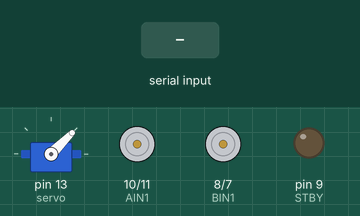
This sketch was run on a simulated Arduino Uno, built with avr-gcc and run on an emulated ATmega328P. On the bench: servo, motor-driver pin pairs drawn as motors (green arrow = first pin HIGH = forward, orange = second pin HIGH = backward, longer = more drive, scaled by the enable pin, stopped while the standby pin is LOW), output pins drawn as LEDs (lit = HIGH). Wiring (inferred from the names in the program): HMC5883L compass at I2C address 0x1E. Inputs (shaded band) come from the test bench.

Above: at 5.3 s.
5.4 s: "1" received over the second serial link
At 7.1 s:
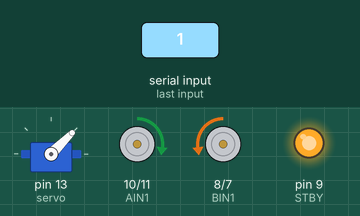
7.6 s: "2" received over the second serial link
At 9.4 s:
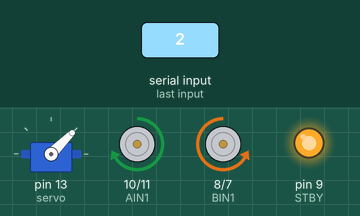
10.5 s: "3" received over the second serial link
At 11.3 s:
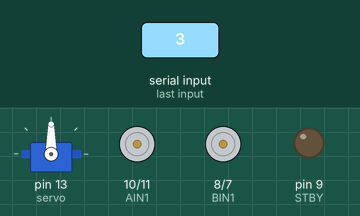
13.7 s: "4" received over the second serial link
At 14.8 s:
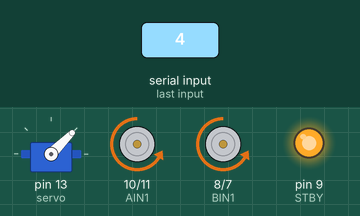
15.9 s: "5" received over the second serial link
At 17.1 s:
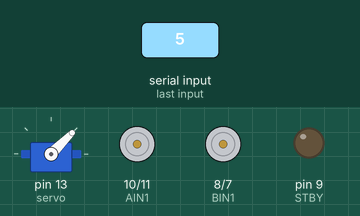
18.2 s: "3" received over the second serial link
At 21.2 s:
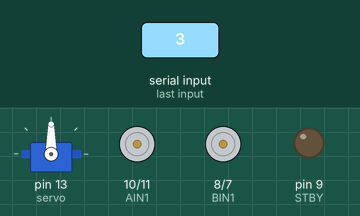
Timing chart, 0 to 23.0 s (numbered marks = the images above; inputs shaded):
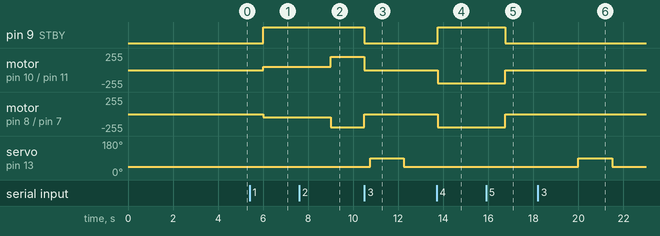

Measured:
- after the input at 5.4 s, pin 9 (STBY): LOW → HIGH after 0.60 s; motor on pin 10 (AIN1) / pin 11 (AIN2): stopped → forward 50/255 after 0.60 s; motor on pin 8 (BIN1) / pin 7 (BIN2): stopped → backward 50/255 after 0.60 s
- after the input at 7.6 s, motor on pin 10 (AIN1) / pin 11 (AIN2): forward 50/255 → forward 200/255 after 1.4 s; motor on pin 8 (BIN1) / pin 7 (BIN2): backward 50/255 → backward 200/255 after 1.4 s
- after the input at 10.5 s, pin 9 (STBY): HIGH → LOW at once; motor on pin 10 (AIN1) / pin 11 (AIN2): forward 200/255 → stopped at once; motor on pin 8 (BIN1) / pin 7 (BIN2): backward 200/255 → stopped at once; servo on pin 13 (servo): 45° → 90° after 0.25 s, → 45° 1.5 s later
- after the input at 13.7 s, pin 9 (STBY): LOW → HIGH after 0.05 s; motor on pin 10 (AIN1) / pin 11 (AIN2), motor on pin 8 (BIN1) / pin 7 (BIN2): stopped → backward 200/255 after 0.05 s
- after the input at 15.9 s, pin 9 (STBY): HIGH → LOW after 0.85 s; motor on pin 10 (AIN1) / pin 11 (AIN2), motor on pin 8 (BIN1) / pin 7 (BIN2): backward 200/255 → stopped after 0.85 s
- after the input at 18.2 s, servo on pin 13 (servo): 45° → 90° after 1.8 s, → 45° 1.5 s later

The sketch:

Drawing.ino
```cpp
//Crida a les llibreries necessàries per a realitzar la tasca
#include <Wire.h> //GY-723
#define addr 0x1E //Adreça IC2 pel HMC5883
#include<SoftwareSerial.h> //HC-05
#include <Servo.h> //Servo

//Definició dels pins a utilitzar
//1. Pins dels motors
#define AIN1 10
#define AIN2 11
#define BIN1 8
#define BIN2 7
#define PWMA 6
#define PWMB 5
#define STBY 9

//Inicialització dels objectes, variables i sensors
//1.GY-723
const float declinationBCN = 0.87; //Declinació terrestre a l'altura de Barcelona
//2.HC-05
SoftwareSerial bluetooth(4, 12);
boolean start = false;
//3.Servo
Servo servo;
int pos = 0; //Posició del servo

//Funció setup que inicialitzarà les peces necessàries
void setup() {
  //1. Motors
  pinMode(STBY, OUTPUT);
  pinMode(PWMA, OUTPUT);
  pinMode(AIN1, OUTPUT);
  pinMode(AIN2, OUTPUT);
  pinMode(PWMB, OUTPUT);
  pinMode(BIN1, OUTPUT);
  pinMode(BIN2, OUTPUT);
  //2. GY-723
  Wire.begin(); //Inicialització del vector de lectura de configuració
  Wire.beginTransmission(addr); //Inici de la lectura del vector
  Wire.write(0x02); //Creació del registre
  Wire.write(0x00); //Mesurament continuat del registre
  Wire.endTransmission(); //Tancament del valor de lectura de configuració
  //3. Bluetooth
  bluetooth.begin(9600);
  //4. Output
  Serial.begin(9600);
  //5. Servo
  servo.attach(13);
}

void loop() {
  //Es coloca el servo en posició de no-escritura
  int servoAngle = 45;
  servo.write(servoAngle);
  delay(1500);
  //Es detecta l'ordre enviada per l'ordinador
  if (bluetooth.available())
  {
    //Es filtra l'ordre amb que es treballarà
    char ordre = char(bluetooth.read());
    //Cas gir esquerra
    if(ordre == '1')
    {
      move(1, 50, 1); //Moviment motor 1
      move(2, 50, -1); //Moviment motor 2
    }
    //Cas gir dreta
    else if(ordre == '2')
    {
      move(1, 200, 1); //Moviment motor 1
      move(2, 200, -1); //Moviment motor 2
    }
    //Cas baixar servo
    if(ordre == '3')
    {
      stop(); //S'atura el robot
      delay(250); //S'espera 1/4 segon
      //Es coloca el servo en posició de si-escritura
      servoAngle = 90;
      servo.write(servoAngle);
      delay(1500);
    }
    //Cas moure's endavant
    else if(ordre == '4')
    {
      move(1, 200, -1); //Moviment motor 1
      move(2, 200, -1); //Moviment motor 2
    }
    //Cas stop
    else if(ordre == '5')
    {
      stop();
      //Es coloca el servo en posició de no-escritura
      servoAngle = 45;
      servo.write(servoAngle);
      delay(1500);
    }
  }
}
```

A_MotorControl.ino
```cpp
////////////////////////////////
////   MOVIMENT DEL ROBOT   ////
////////////////////////////////
//Classe encarregada de moure el robot i controlar-ne els seus moviments
//1. Funció per moure el robot indicant quin motor s'engega, la velocitat i el sentit (-1 endavant)
void move(int motor, int velocitat, int direccio)
{
  //Variables control del direcció
  boolean pinMotor1 = LOW;
  boolean pinMotor2 = HIGH;

  //Control de direcció
  if(direccio == 1)
  {
    pinMotor1 = HIGH;
    pinMotor2 = LOW;
  }

  //S'activa el motor
  digitalWrite(STBY, HIGH);

  //Control motor
  if(motor == 1) //Cas motor esquerra
  {
    digitalWrite(AIN1, pinMotor1);
    digitalWrite(AIN2, pinMotor2);
    analogWrite(PWMA, velocitat);
  }
  else //Control motor esquerra
  {
    digitalWrite(BIN1, pinMotor1);
    digitalWrite(BIN2, pinMotor2);
    analogWrite(PWMB, velocitat);
  }
}

//2. Funció per parar el robot
void stop()
{
  digitalWrite(STBY, LOW); //Es para el motor
}

//3. Funció per girar el robot en X graus a la dreta
void turnRight(float additionAngle)
{
  float actualAngle = getAngle(); //Obtenim l'angle actual
  float finalAngle = angleAddition(actualAngle, additionAngle, 0); //Es calcula l'angle final
  //Mentre que no s'arribi a l'angle, que continui girant
  while((int(actualAngle) > int(finalAngle) + 3) || (int(actualAngle) < int(finalAngle) - 3)) //Rotació fins arribar al final
  {
    move(1, 70, -1); //Moviment motor 1
    move(2, 70, 1); //Moviment motor 2
    actualAngle = getAngle();
  }
}

//4. Funció per girar el robot X graus a l'esquerra
void turnLeft(float additionAngle)
{
  float actualAngle = getAngle(); //Obtenim l'angle actual;
  float finalAngle = angleAddition(actualAngle, additionAngle, 1); //Es calcula l'angle final
  //Mentre que no s'arribi a l'angle, que continui girant
  while((int(actualAngle) > int(finalAngle) + 3) || (int(actualAngle) < int(finalAngle) - 3)) //Rotació fins arribar al final
  {
    move(1, 70, 1); //Moviment motor 1
    move(2, 70, -1); //Moviment motor 2
    actualAngle = getAngle();
  }
}

//5. Funció encarregada d'obtenir l'angle actual del front del robot (respecte el N magnètic)
int getAngle()
{
  int x,y,z; //Variables amb la que es treballarà
  //Inicialització, lectura i tancament de l'obtenció de les dades
  Wire.beginTransmission(addr);
  Wire.write(0x03);
  Wire.endTransmission();
  //Llegir els valors dels sensors amb els 6 eixos
  Wire.requestFrom(addr, 6);
  if(6 <= Wire.available()){
    x = Wire.read()<<8; //Valor magnètic X
    x |= Wire.read(); //Valor rotacional  X
    z = Wire.read()<<8; //Valor magnètic Y
    z |= Wire.read(); //Valor rotacional  Y
    y = Wire.read()<<8; //Valor magnètic Z
    y |= Wire.read(); //Valor rotacional  Z
  }
  //Adquisició de l'angle en radians amb la fòrmula del triangle
  float angulo = atan2(y, x);
  //Conversió de l'angle a graus
  angulo = angulo * RAD_TO_DEG;
  //Adequació a la declinació terrestre de Barcelona
  angulo = angulo - declinationBCN;
  //Conversió de l'angle en cas de donar negatiu
  if(angulo < 0)
  {
    angulo = angulo + 360;
  }
  //Retorn de l'angle calculat
  return(int(angulo));
}

//6. Funció que calcula l'angle que ha de girar el robot a partir d'un input
float angleAddition(float initialAngle, float degrees, float direction)
{
  //Variable que es retornarà
  float finalAngle = 0;
  //Si s'indica que vol girar a l'esquerra, afegir graus
  if(direction == 1)
  {
    finalAngle = initialAngle + degrees;
    //Conversió per evitar angles superiors a 360º
    if(finalAngle >= 360)
    {
      finalAngle = finalAngle - 360;
    }
  }
  //En cas contrari, girar a la dreta restant graus
  else
  {
    finalAngle = initialAngle - degrees;
    //Conversió per evitar angles superiors  360º
    if(finalAngle >= 360)
    {
      finalAngle = 360 - finalAngle;
    }
    //Conversió per evitar angles negatius
    else if(finalAngle < 0)
    {
      finalAngle = finalAngle + 360;
    }
  }
  //Retorn de la variable final
  return finalAngle;
}
```
